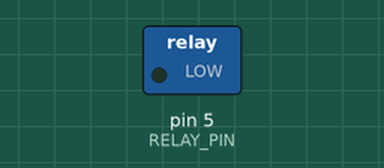
The sketch below on a simulated Arduino Uno, built with avr-gcc and run on an emulated ATmega328P. On the bench: switched loads named in the sketch (green lamp = pin HIGH).

Above: at 1.0 s.
At 3.0 s:
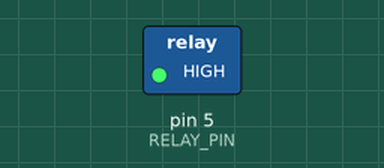
Timing chart, 0 to 5.2 s (numbered marks = the images above):
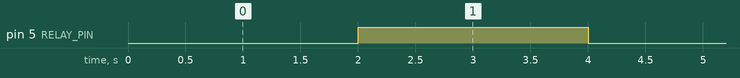

Measured:
- by itself, pin 5 (RELAY_PIN): alternates HIGH for 2.0 s and LOW for 2.0 s

The sketch:

relay_2s_on_off.ino
```cpp
/*
 * ============================================================================
 *  SINGLE CHANNEL RELAY — 2 s ON / 2 s OFF  (ESP8266, blocking version)
 * ----------------------------------------------------------------------------
 *  Board      : NodeMCU v2 / Wemos D1 mini / any ESP8266 board
 *  Module     : 1-channel 5 V relay board
 *  Behaviour  : loop forever ->
 *                 relay ON  -> wait 2000 ms
 *                 relay OFF -> wait 2000 ms
 *
 *  Wiring
 *    Relay IN  -> D1 (GPIO5)  — change RELAY_PIN below if needed
 *    Relay VCC -> 5V (VIN) or external 5 V supply
 *    Relay GND -> GND (common with MCU)
 *    ⚠ Most cheap relay boards are ACTIVE-LOW (LOW = coil energized).
 *      Set RELAY_ACTIVE_LOW to match your module.
 *    ⚠ Use only safe output pins: D1(5), D2(4), D5(14), D6(12), D7(13).
 * ============================================================================
 */

#define RELAY_PIN        5      // D1 on NodeMCU / D1 mini (GPIO5)
#define RELAY_ACTIVE_LOW true   // true -> LOW turns relay ON (most boards)

const unsigned long INTERVAL_MS = 2000UL;   // 2 seconds ON and 2 seconds OFF

void setRelay(bool on) {
  digitalWrite(RELAY_PIN, (on ^ RELAY_ACTIVE_LOW) ? HIGH : LOW);
}

void setup() {
  pinMode(RELAY_PIN, OUTPUT);
  setRelay(false);              // load starts OFF
}

void loop() {
  setRelay(true);               // RELAY ON  (2 s)
  delay(INTERVAL_MS);

  setRelay(false);              // RELAY OFF (2 s)
  delay(INTERVAL_MS);
}
```
